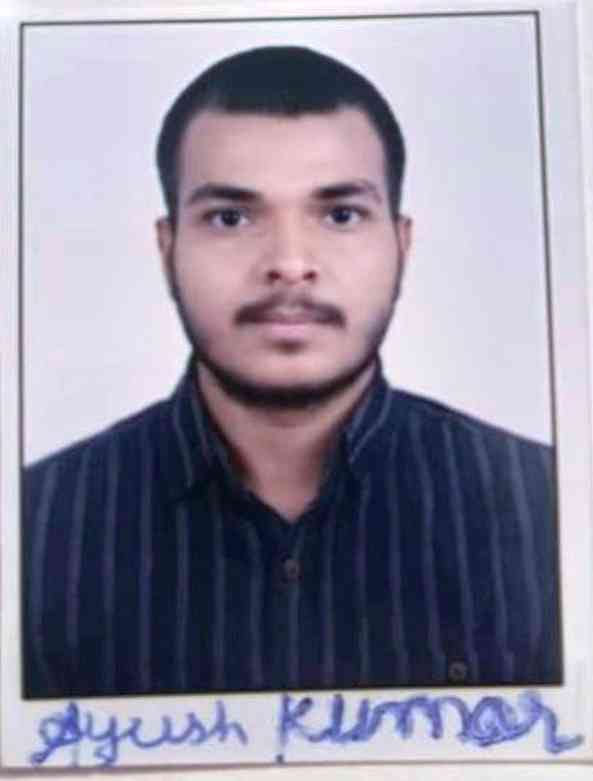
#> input picture uploads/ayush11pic.jpg, 593 x 781 px
$ python -i analyzer.py   (imports and definitions only)
#> lines starting #> are read from the running program, lines starting #| are printed output that depends on the picture
#> further down, picture is the input picture: shape (781, 593, 3); mean B, G, R 159.2, 141.2, 145.1
import cv2
import numpy as np
from deepface import DeepFace
from .color_utils import hsv_stats, blur_laplacian

# [24 lines left out: function analyze_skin_regions, not called in this run]

def detect_eye_features(frame):
    """Analyze eye region for dark circles and puffiness."""
    gray = cv2.cvtColor(frame, cv2.COLOR_BGR2GRAY)
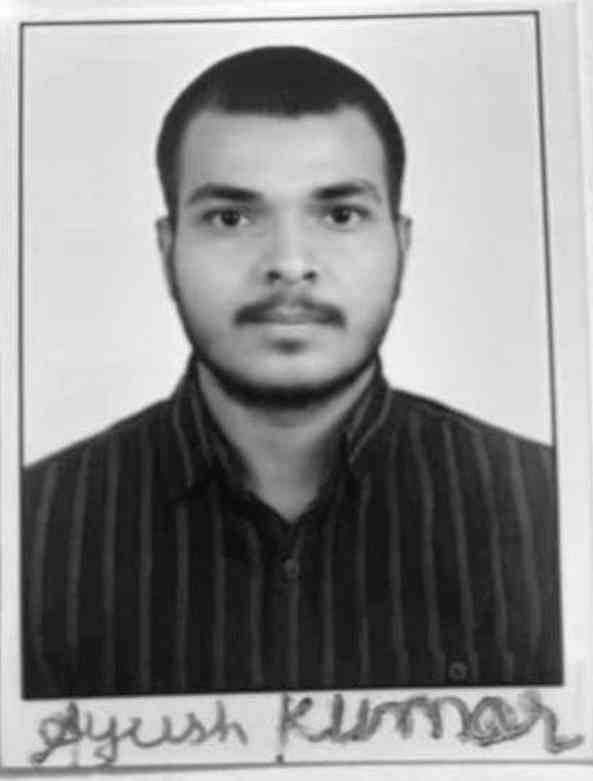
#> gray: shape (781, 593); min 6, max 254, mean 144.4
    eye_cascade = cv2.CascadeClassifier(cv2.data.haarcascades + 'haarcascade_eye.xml')
    eyes = eye_cascade.detectMultiScale(gray, 1.3, 5)
#> eyes = [[314, 186, 56, 56], [192, 188, 59, 59], [368, 687, 60, 60]]

    eye_data = {'dark_circles': False, 'puffiness': False, 'redness': False}

    for (ex, ey, ew, eh) in eyes:
        # Extract under-eye region
        under_eye = frame[ey+eh:ey+eh+20, ex:ex+ew]
        if under_eye.size > 0:
            under_eye_gray = cv2.cvtColor(under_eye, cv2.COLOR_BGR2GRAY)
            avg_brightness = np.mean(under_eye_gray)

            # Dark circles detection
            if avg_brightness < 80:
                eye_data['dark_circles'] = True

            # Check for redness
            b, g, r = cv2.split(under_eye)
            if np.mean(r) > np.mean(g) + 20:
                eye_data['redness'] = True
#> this loop made 3 passes
#> (ex, ey, ew, eh, avg_brightness) on passes 1 to 3: (314, 186, 56, 56, 201.5), (192, 188, 59, 59, 186.4), (368, 687, 60, 60, 208.1)
#> pass 1, in detect_eye_features, `under_eye = frame[ey+eh:ey+eh+20, ex:ex+ew]`:
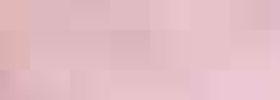
#> under_eye: shape (20, 56, 3) (shown 5 times larger); mean B, G, R 196.4, 189.2, 226.9
#> pass 1, in detect_eye_features, `under_eye_gray = cv2.cvtColor(under_eye, cv2.COLOR_BGR2GRAY)`:
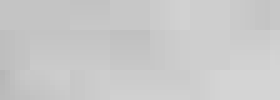
#> under_eye_gray: shape (20, 56) (shown 5 times larger); min 182, max 212, mean 201.5
#> after the loop:
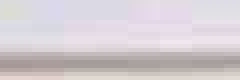
#> under_eye: shape (20, 60, 3) (shown 4 times larger); mean B, G, R 210.3, 205.4, 212.8
#> after the loop, eye_data = {'dark_circles': False, 'puffiness': False, 'redness': True}

    return eye_data

# [355 lines left out: functions analyze_skin_texture, detect_facial_symmetry, analyze_frame, not called in this run]

>>> import cv2
>>> picture = cv2.imread('../uploads/ayush11pic.jpg')
>>> result = detect_eye_features(picture)
#> result has the same summary as eye_data in detect_eye_features
